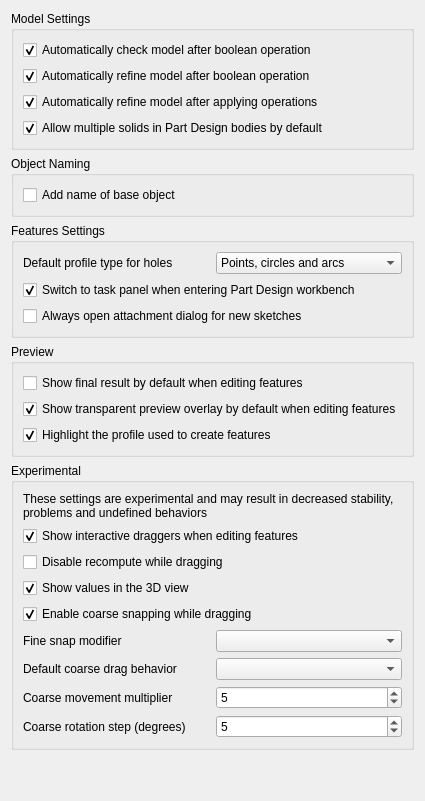
<?xml version="1.0" encoding="UTF-8"?>
<ui version="4.0">
 <class>PartGui::DlgSettingsGeneral</class>
 <widget class="QWidget" name="PartGui::DlgSettingsGeneral">
  <property name="minimumSize">
   <size>
    <width>400</width>
    <height>500</height>
   </size>
  </property>
  <property name="windowTitle">
   <string>General</string>
  </property>
  <layout class="QVBoxLayout" name="verticalLayout">
   <item>
    <widget class="QGroupBox" name="groupBox_2">
     <property name="title">
      <string>Model Settings</string>
     </property>
     <layout class="QGridLayout" name="gridLayout">
      <item row="0" column="0">
       <widget class="Gui::PrefCheckBox" name="checkBooleanCheck">
        <property name="sizePolicy">
         <sizepolicy hsizetype="Preferred" vsizetype="Fixed">
          <horstretch>0</horstretch>
          <verstretch>0</verstretch>
         </sizepolicy>
        </property>
        <property name="text">
         <string>Automatically check model after boolean operation</string>
        </property>
        <property name="toolTip">
         <string>Validates the geometry (BRep) after every boolean operation to detect errors. Note: This may slow down performance on complex models.</string>
        </property>
        <property name="checked">
         <bool>true</bool>
        </property>
        <property name="prefEntry" stdset="0">
         <cstring>CheckModel</cstring>
        </property>
        <property name="prefPath" stdset="0">
         <cstring>Mod/Part/Boolean</cstring>
        </property>
       </widget>
      </item>
      <item row="1" column="0">
       <widget class="Gui::PrefCheckBox" name="checkBooleanRefine">
        <property name="sizePolicy">
         <sizepolicy hsizetype="Preferred" vsizetype="Fixed">
          <horstretch>0</horstretch>
          <verstretch>0</verstretch>
         </sizepolicy>
        </property>
        <property name="text">
         <string>Automatically refine model after boolean operation</string>
        </property>
        <property name="toolTip">
         <string>Automatically cleans up the shape after boolean operations by removing redundant coplanar edges and merging adjacent faces</string>
        </property>
        <property name="checked">
         <bool>true</bool>
        </property>
        <property name="prefEntry" stdset="0">
         <cstring>RefineModel</cstring>
        </property>
        <property name="prefPath" stdset="0">
         <cstring>Mod/Part/Boolean</cstring>
        </property>
       </widget>
      </item>
      <item row="2" column="0">
       <widget class="Gui::PrefCheckBox" name="checkSketchBaseRefine">
        <property name="sizePolicy">
         <sizepolicy hsizetype="Preferred" vsizetype="Fixed">
          <horstretch>0</horstretch>
          <verstretch>0</verstretch>
         </sizepolicy>
        </property>
        <property name="text">
         <string>Automatically refine model after applying operations</string>
        </property>
        <property name="toolTip">
         <string>Automatically runs a refinement pass after creating Part Design features to remove unnecessary edges and clean up the geometry</string>
        </property>
        <property name="checked">
         <bool>true</bool>
        </property>
        <property name="prefEntry" stdset="0">
         <cstring>RefineModel</cstring>
        </property>
        <property name="prefPath" stdset="0">
         <cstring>Mod/PartDesign</cstring>
        </property>
       </widget>
      </item>
      <item row="3" column="0">
       <widget class="Gui::PrefCheckBox" name="checkAllowCompoundBody">
        <property name="sizePolicy">
         <sizepolicy hsizetype="Preferred" vsizetype="Fixed">
          <horstretch>0</horstretch>
          <verstretch>0</verstretch>
         </sizepolicy>
        </property>
        <property name="text">
         <string>Allow multiple solids in Part Design bodies by default</string>
        </property>
        <property name="toolTip">
         <string>Sets new bodies to allow multiple disconnected solids (compounds). If unchecked, a body is strictly limited to a single contiguous solid.</string>
        </property>
        <property name="checked">
         <bool>true</bool>
        </property>
        <property name="prefEntry" stdset="0">
         <cstring>AllowCompoundDefault</cstring>
        </property>
        <property name="prefPath" stdset="0">
         <cstring>Mod/PartDesign</cstring>
        </property>
       </widget>
      </item>
     </layout>
    </widget>
   </item>
   <item>
    <widget class="QGroupBox" name="groupBox_3">
     <property name="enabled">
      <bool>true</bool>
     </property>
     <property name="visible">
      <bool>false</bool>
     </property>
     <property name="title">
      <string>Object Naming</string>
     </property>
     <layout class="QGridLayout" name="gridLayout_2">
      <item row="0" column="0">
       <widget class="Gui::PrefCheckBox" name="checkObjectNaming">
        <property name="sizePolicy">
         <sizepolicy hsizetype="Preferred" vsizetype="Fixed">
          <horstretch>0</horstretch>
          <verstretch>0</verstretch>
         </sizepolicy>
        </property>
        <property name="toolTip">
         <string>Currently not implemented: this option does not yet modify automatically generated Part feature names</string>
        </property>
        <property name="text">
         <string>Add name of base object</string>
        </property>
        <property name="prefEntry" stdset="0">
         <cstring>AddBaseObjectName</cstring>
        </property>
        <property name="prefPath" stdset="0">
         <cstring>Mod/Part</cstring>
        </property>
       </widget>
      </item>
     </layout>
    </widget>
   </item>
   <item>
    <widget class="QGroupBox" name="groupBox">
     <property name="title">
      <string>Features Settings</string>
     </property>
     <layout class="QVBoxLayout" name="verticalLayout_4">
      <item>
       <layout class="QHBoxLayout" name="horizontalLayout_2">
        <item>
         <widget class="QLabel" name="label">
          <property name="sizePolicy">
           <sizepolicy hsizetype="Preferred" vsizetype="Preferred">
            <horstretch>0</horstretch>
            <verstretch>0</verstretch>
           </sizepolicy>
          </property>
          <property name="toolTip">
           <string>Specifies which profile geometry types are accepted by the Part Design Hole feature</string>
          </property>
          <property name="text">
           <string>Default profile type for holes</string>
          </property>
         </widget>
        </item>
        <item>
         <widget class="Gui::PrefComboBox" name="comboDefaultProfileTypeForHole">
          <property name="sizePolicy">
           <sizepolicy hsizetype="Preferred" vsizetype="Fixed">
            <horstretch>0</horstretch>
            <verstretch>0</verstretch>
           </sizepolicy>
          </property>
          <property name="toolTip">
           <string>Specifies which sketch elements (points, circles, or arcs) the Hole tool should automatically detect and use as hole centers</string>
          </property>
          <property name="currentIndex">
           <number>1</number>
          </property>
          <property name="prefEntry" stdset="0">
           <cstring>defaultBaseTypeHole</cstring>
          </property>
          <property name="prefPath" stdset="0">
           <cstring>Mod/PartDesign</cstring>
          </property>
          <item>
           <property name="text">
            <string>Circles and arcs</string>
           </property>
          </item>
          <item>
           <property name="text">
            <string>Points, circles and arcs</string>
           </property>
          </item>
          <item>
           <property name="text">
            <string>Points</string>
           </property>
          </item>
         </widget>
        </item>
       </layout>
      </item>
      <item>
       <widget class="Gui::PrefCheckBox" name="checkSwitchToTask">
        <property name="sizePolicy">
         <sizepolicy hsizetype="Preferred" vsizetype="Fixed">
          <horstretch>0</horstretch>
          <verstretch>0</verstretch>
         </sizepolicy>
        </property>
        <property name="toolTip">
         <string>Automatically switch to the task panel when the Part Design workbench is activated</string>
        </property>
        <property name="text">
         <string>Switch to task panel when entering Part Design workbench</string>
        </property>
        <property name="checked">
         <bool>true</bool>
        </property>
        <property name="prefEntry" stdset="0">
         <cstring>SwitchToTask</cstring>
        </property>
        <property name="prefPath" stdset="0">
         <cstring>Mod/PartDesign</cstring>
        </property>
       </widget>
      </item>
      <item>
       <widget class="Gui::PrefCheckBox" name="checkNewSketchAttachmentDialog">
        <property name="sizePolicy">
         <sizepolicy hsizetype="Preferred" vsizetype="Fixed">
          <horstretch>0</horstretch>
          <verstretch>0</verstretch>
         </sizepolicy>
        </property>
        <property name="toolTip">
         <string>Always open the attachment dialog when creating a new sketch in Part Design, regardless of selection or holding the Shift key. Without this, Create Sketch opens straight away on a selected planar face or plane, and with nothing selected it waits for a click on one in the 3D view.</string>
        </property>
        <property name="text">
         <string>Always open attachment dialog for new sketches</string>
        </property>
        <property name="checked">
         <bool>false</bool>
        </property>
        <property name="prefEntry" stdset="0">
         <cstring>NewSketchUseAttachmentDialog</cstring>
        </property>
        <property name="prefPath" stdset="0">
         <cstring>Mod/PartDesign</cstring>
        </property>
       </widget>
      </item>
     </layout>
    </widget>
   </item>
   <item>
    <widget class="QGroupBox" name="groupBoxPreview">
     <property name="title">
      <string>Preview</string>
     </property>
     <layout class="QVBoxLayout" name="verticalLayout_31">
      <item>
       <widget class="Gui::PrefCheckBox" name="checkShowFinalPreview">
        <property name="sizePolicy">
         <sizepolicy hsizetype="Preferred" vsizetype="Fixed">
          <horstretch>0</horstretch>
          <verstretch>0</verstretch>
         </sizepolicy>
        </property>
        <property name="text">
         <string>Show final result by default when editing features</string>
        </property>
        <property name="toolTip">
         <string>Displays the fully computed model in the 3D view while editing a feature, showing the final context rather than just the isolated feature</string>
        </property>
        <property name="prefEntry" stdset="0">
         <cstring>ShowFinal</cstring>
        </property>
        <property name="prefPath" stdset="0">
         <cstring>Mod/PartDesign/Preview</cstring>
        </property>
       </widget>
      </item>
      <item>
       <widget class="Gui::PrefCheckBox" name="checkShowTransparentPreview">
        <property name="sizePolicy">
         <sizepolicy hsizetype="Preferred" vsizetype="Fixed">
          <horstretch>0</horstretch>
          <verstretch>0</verstretch>
         </sizepolicy>
        </property>
        <property name="text">
         <string>Show transparent preview overlay by default when editing features</string>
        </property>
        <property name="toolTip">
         <string>Overlays a semi-transparent preview of the result while editing features to visualize changes before they are applied</string>
        </property>
        <property name="checked">
         <bool>true</bool>
        </property>
        <property name="prefEntry" stdset="0">
         <cstring>ShowTransparentPreview</cstring>
        </property>
        <property name="prefPath" stdset="0">
         <cstring>Mod/PartDesign/Preview</cstring>
        </property>
       </widget>
      </item>
      <item>
       <widget class="Gui::PrefCheckBox" name="checkShowProfilePreview">
        <property name="sizePolicy">
         <sizepolicy hsizetype="Preferred" vsizetype="Fixed">
          <horstretch>0</horstretch>
          <verstretch>0</verstretch>
         </sizepolicy>
        </property>
        <property name="text">
         <string>Highlight the profile used to create features</string>
        </property>
        <property name="toolTip">
         <string>Visually highlights the source sketch or geometry used to generate the feature currently being edited</string>
        </property>
        <property name="checked">
         <bool>true</bool>
        </property>
        <property name="prefEntry" stdset="0">
         <cstring>ShowProfilePreview</cstring>
        </property>
        <property name="prefPath" stdset="0">
         <cstring>Mod/PartDesign/Preview</cstring>
        </property>
       </widget>
      </item>
     </layout>
    </widget>
   </item>
   <item>
    <widget class="QGroupBox" name="groupBoxExperimental">
     <property name="title">
      <string>Experimental</string>
     </property>
     <layout class="QVBoxLayout" name="verticalLayout_2">
      <item>
       <widget class="QLabel" name="warningLabel">
        <property name="text">
         <string>These settings are experimental and may result in decreased stability, problems and undefined behaviors</string>
        </property>
        <property name="wordWrap">
         <bool>true</bool>
        </property>
       </widget>
      </item>
      <item>
       <widget class="Gui::PrefCheckBox" name="enableGizmos">
        <property name="sizePolicy">
         <sizepolicy hsizetype="Preferred" vsizetype="Fixed">
          <horstretch>0</horstretch>
          <verstretch>0</verstretch>
         </sizepolicy>
        </property>
        <property name="text">
         <string>Show interactive draggers when editing features</string>
        </property>
        <property name="toolTip">
         <string>Enables on-screen handles (draggers) in the 3D view for interactively modifying dimensions and parameters of the feature being edited by dragging</string>
        </property>
        <property name="checked">
         <bool>true</bool>
        </property>
        <property name="prefEntry" stdset="0">
         <cstring>EnableGizmos</cstring>
        </property>
        <property name="prefPath" stdset="0">
         <cstring>Gui/Gizmos</cstring>
        </property>
       </widget>
      </item>
      <item>
       <widget class="Gui::PrefCheckBox" name="delayedGizmoUpdate">
        <property name="sizePolicy">
         <sizepolicy hsizetype="Preferred" vsizetype="Fixed">
          <horstretch>0</horstretch>
          <verstretch>0</verstretch>
         </sizepolicy>
        </property>
        <property name="text">
         <string>Disable recompute while dragging</string>
        </property>
        <property name="toolTip">
         <string>Prevents the model from recalculating while manipulating draggers. The shape updates only after release of the mouse button.</string>
        </property>
        <property name="prefEntry" stdset="0">
         <cstring>DelayedGizmoUpdate</cstring>
        </property>
        <property name="prefPath" stdset="0">
         <cstring>Gui/Gizmos</cstring>
        </property>
       </widget>
      </item>
      <item>
       <widget class="Gui::PrefCheckBox" name="showValueLabels">
        <property name="text">
         <string>Show values in the 3D view</string>
        </property>
        <property name="toolTip">
         <string>Shows each dragger's value on a dimension in the 3D view, in a box you can type in: Enter finishes the feature, Tab moves to the next value and Esc cancels</string>
        </property>
        <property name="checked">
         <bool>true</bool>
        </property>
        <property name="prefEntry" stdset="0">
         <cstring>ShowValueLabels</cstring>
        </property>
        <property name="prefPath" stdset="0">
         <cstring>Gui/Gizmos</cstring>
        </property>
       </widget>
      </item>
      <item>
       <widget class="Gui::PrefCheckBox" name="enableCoarseSnap">
        <property name="text">
         <string>Enable coarse snapping while dragging</string>
        </property>
        <property name="toolTip">
         <string>Enables larger snapping increments while  manipulating draggers</string>
        </property>
        <property name="checked">
         <bool>true</bool>
        </property>
        <property name="prefEntry" stdset="0">
         <cstring>EnableCoarseSnap</cstring>
        </property>
        <property name="prefPath" stdset="0">
         <cstring>Gui/Gizmos</cstring>
        </property>
       </widget>
      </item>
      <item>
       <layout class="QHBoxLayout" name="horizontalLayoutFineSnapModifier">
        <item>
         <widget class="QLabel" name="labelFineSnapModifier">
          <property name="text">
           <string>Fine snap modifier</string>
          </property>
         </widget>
        </item>
        <item>
         <widget class="Gui::PrefComboBox" name="fineSnapModifier">
          <property name="toolTip">
           <string>Defines the modifier key used for fine snapping while dragging</string>
          </property>
          <property name="prefEntry" stdset="0">
           <cstring>FineSnapModifier</cstring>
          </property>
          <property name="prefPath" stdset="0">
           <cstring>Gui/Gizmos</cstring>
          </property>
          <property name="prefType" stdset="0">
           <number>0</number>
          </property>
         </widget>
        </item>
       </layout>
      </item>
      <item>
       <layout class="QHBoxLayout" name="horizontalLayoutDefaultCoarseDragBehavior">
        <item>
         <widget class="QLabel" name="labelDefaultCoarseDragBehavior">
          <property name="text">
           <string>Default coarse drag behavior</string>
          </property>
         </widget>
        </item>
        <item>
         <widget class="Gui::PrefComboBox" name="defaultCoarseDragBehavior">
          <property name="toolTip">
           <string>Determines whether the drag is coarse or fine without holding the modifier key</string>
          </property>
          <property name="prefEntry" stdset="0">
           <cstring>DefaultCoarseDragBehavior</cstring>
          </property>
          <property name="prefPath" stdset="0">
           <cstring>Gui/Gizmos</cstring>
          </property>
          <property name="prefType" stdset="0">
           <number>0</number>
          </property>
         </widget>
        </item>
       </layout>
      </item>
      <item>
       <layout class="QHBoxLayout" name="horizontalLayoutCoarseLinearSnapMultiplier">
        <item>
         <widget class="QLabel" name="labelCoarseLinearSnapMultiplier">
          <property name="text">
           <string>Coarse movement multiplier</string>
          </property>
         </widget>
        </item>
        <item>
         <widget class="Gui::PrefSpinBox" name="coarseLinearSnapMultiplier">
          <property name="minimum">
           <number>1</number>
          </property>
          <property name="maximum">
           <number>100</number>
          </property>
          <property name="value">
           <number>5</number>
          </property>
          <property name="toolTip">
           <string>Multiplies the base movement increment when coarse snapping is active</string>
          </property>
          <property name="prefEntry" stdset="0">
           <cstring>CoarseLinearSnapMultiplier</cstring>
          </property>
          <property name="prefPath" stdset="0">
           <cstring>Gui/Gizmos</cstring>
          </property>
         </widget>
        </item>
       </layout>
      </item>
      <item>
       <layout class="QHBoxLayout" name="horizontalLayoutCoarseRotationSnapMultiplier">
        <item>
         <widget class="QLabel" name="labelCoarseRotationSnapMultiplier">
          <property name="text">
           <string>Coarse rotation step (degrees)</string>
          </property>
         </widget>
        </item>
        <item>
         <widget class="Gui::PrefSpinBox" name="coarseRotationSnapMultiplier">
          <property name="minimum">
           <number>1</number>
          </property>
          <property name="maximum">
           <number>100</number>
          </property>
          <property name="value">
           <number>5</number>
          </property>
          <property name="toolTip">
          <string>Sets the rotation step in degrees applied when coarse snapping is active</string>
          </property>
          <property name="prefEntry" stdset="0">
           <cstring>CoarseRotationSnapMultiplier</cstring>
          </property>
          <property name="prefPath" stdset="0">
           <cstring>Gui/Gizmos</cstring>
          </property>
         </widget>
        </item>
       </layout>
      </item>
     </layout>
    </widget>
   </item>
   <item>
    <spacer>
     <property name="orientation">
      <enum>Qt::Orientation::Vertical</enum>
     </property>
     <property name="sizeHint" stdset="0">
      <size>
       <width>20</width>
       <height>40</height>
      </size>
     </property>
    </spacer>
   </item>
  </layout>
 </widget>
 <customwidgets>
  <customwidget>
   <class>Gui::PrefCheckBox</class>
   <extends>QCheckBox</extends>
   <header>Gui/PrefWidgets.h</header>
  </customwidget>
  <customwidget>
   <class>Gui::PrefComboBox</class>
   <extends>QComboBox</extends>
   <header>Gui/PrefWidgets.h</header>
  </customwidget>
  <customwidget>
   <class>Gui::PrefSpinBox</class>
   <extends>QSpinBox</extends>
   <header>Gui/PrefWidgets.h</header>
  </customwidget>
 </customwidgets>
 <resources/>
 <connections/>
</ui>
